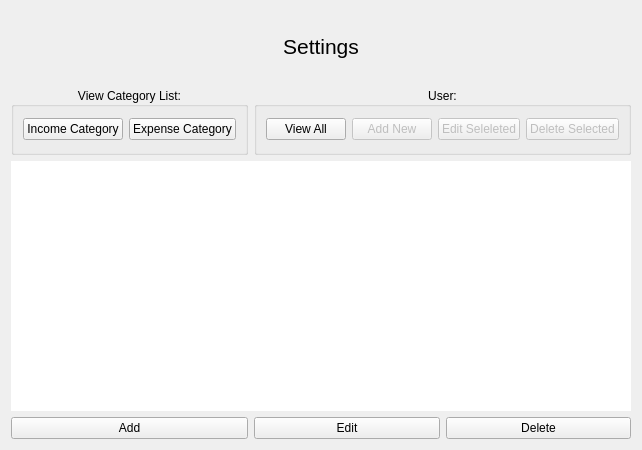
<?xml version="1.0" encoding="UTF-8"?>
<ui version="4.0">
 <class>Settings</class>
 <widget class="QWidget" name="Settings">
  <property name="geometry">
   <rect>
    <x>0</x>
    <y>0</y>
    <width>600</width>
    <height>450</height>
   </rect>
  </property>
  <property name="windowTitle">
   <string>Form</string>
  </property>
  <layout class="QGridLayout" name="gridLayout">
   <item row="6" column="2">
    <widget class="QPushButton" name="btnDeleteCat">
     <property name="styleSheet">
      <string notr="true"/>
     </property>
     <property name="text">
      <string>Delete</string>
     </property>
    </widget>
   </item>
   <item row="0" column="0" colspan="3">
    <widget class="QLabel" name="lblHeader">
     <property name="minimumSize">
      <size>
       <width>190</width>
       <height>70</height>
      </size>
     </property>
     <property name="font">
      <font>
       <family>Segoe UI</family>
       <pointsize>16</pointsize>
      </font>
     </property>
     <property name="text">
      <string>Settings</string>
     </property>
     <property name="alignment">
      <set>Qt::AlignCenter</set>
     </property>
    </widget>
   </item>
   <item row="3" column="0" rowspan="3" colspan="3">
    <widget class="QTableView" name="tblView">
     <property name="minimumSize">
      <size>
       <width>300</width>
       <height>250</height>
      </size>
     </property>
     <property name="font">
      <font>
       <kerning>true</kerning>
      </font>
     </property>
     <property name="frameShape">
      <enum>QFrame::NoFrame</enum>
     </property>
     <property name="sizeAdjustPolicy">
      <enum>QAbstractScrollArea::AdjustIgnored</enum>
     </property>
     <property name="editTriggers">
      <set>QAbstractItemView::NoEditTriggers</set>
     </property>
     <property name="selectionMode">
      <enum>QAbstractItemView::SingleSelection</enum>
     </property>
     <property name="selectionBehavior">
      <enum>QAbstractItemView::SelectRows</enum>
     </property>
     <property name="showGrid">
      <bool>true</bool>
     </property>
     <property name="cornerButtonEnabled">
      <bool>true</bool>
     </property>
     <attribute name="horizontalHeaderMinimumSectionSize">
      <number>37</number>
     </attribute>
    </widget>
   </item>
   <item row="6" column="1">
    <widget class="QPushButton" name="btnEditCat">
     <property name="styleSheet">
      <string notr="true"/>
     </property>
     <property name="text">
      <string>Edit</string>
     </property>
    </widget>
   </item>
   <item row="1" column="0">
    <widget class="QGroupBox" name="groupBox">
     <property name="sizePolicy">
      <sizepolicy hsizetype="Expanding" vsizetype="Expanding">
       <horstretch>0</horstretch>
       <verstretch>0</verstretch>
      </sizepolicy>
     </property>
     <property name="title">
      <string>View Category List:</string>
     </property>
     <property name="alignment">
      <set>Qt::AlignCenter</set>
     </property>
     <layout class="QHBoxLayout" name="horizontalLayout_2">
      <item>
       <widget class="QPushButton" name="btnIncomeCat">
        <property name="text">
         <string>Income Category</string>
        </property>
       </widget>
      </item>
      <item>
       <widget class="QPushButton" name="btnExpenseCat">
        <property name="text">
         <string>Expense Category</string>
        </property>
       </widget>
      </item>
     </layout>
    </widget>
   </item>
   <item row="6" column="0">
    <widget class="QPushButton" name="btnAddCat">
     <property name="styleSheet">
      <string notr="true"/>
     </property>
     <property name="text">
      <string>Add</string>
     </property>
    </widget>
   </item>
   <item row="1" column="1" colspan="2">
    <widget class="QGroupBox" name="groupBox_3">
     <property name="sizePolicy">
      <sizepolicy hsizetype="Expanding" vsizetype="Expanding">
       <horstretch>0</horstretch>
       <verstretch>0</verstretch>
      </sizepolicy>
     </property>
     <property name="title">
      <string>User:</string>
     </property>
     <property name="alignment">
      <set>Qt::AlignCenter</set>
     </property>
     <layout class="QHBoxLayout" name="horizontalLayout" stretch="0,0,0,0">
      <item>
       <widget class="QPushButton" name="btnUser">
        <property name="text">
         <string>View All</string>
        </property>
       </widget>
      </item>
      <item>
       <widget class="QPushButton" name="btnAddUser">
        <property name="enabled">
         <bool>false</bool>
        </property>
        <property name="text">
         <string>Add New</string>
        </property>
       </widget>
      </item>
      <item>
       <widget class="QPushButton" name="btnEditUser">
        <property name="enabled">
         <bool>false</bool>
        </property>
        <property name="text">
         <string>Edit Seleleted</string>
        </property>
       </widget>
      </item>
      <item>
       <widget class="QPushButton" name="btnDeleteUser">
        <property name="enabled">
         <bool>false</bool>
        </property>
        <property name="text">
         <string>Delete Selected</string>
        </property>
       </widget>
      </item>
     </layout>
    </widget>
   </item>
  </layout>
 </widget>
 <resources/>
 <connections/>
</ui>
